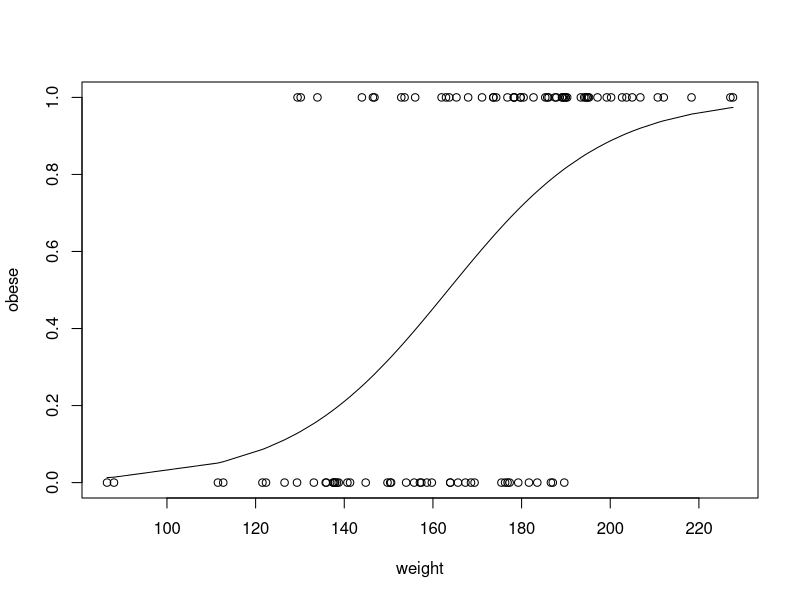
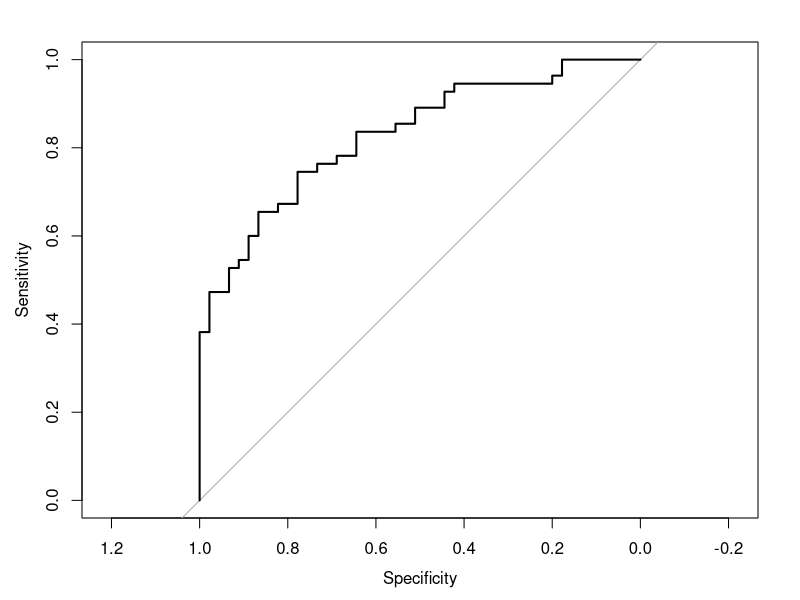
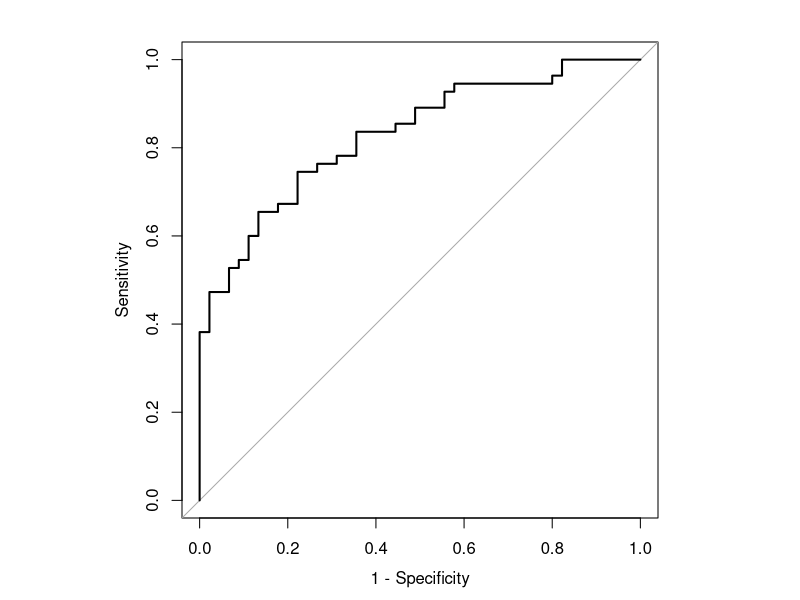
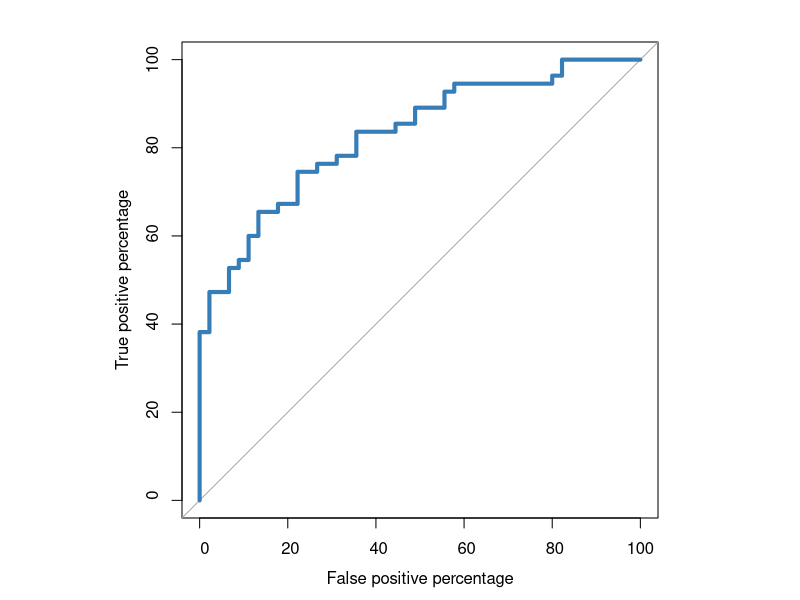
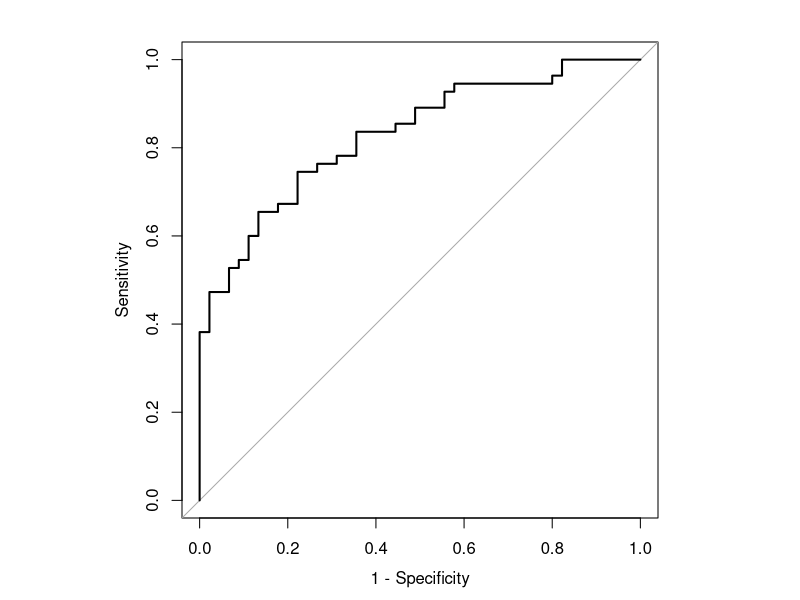
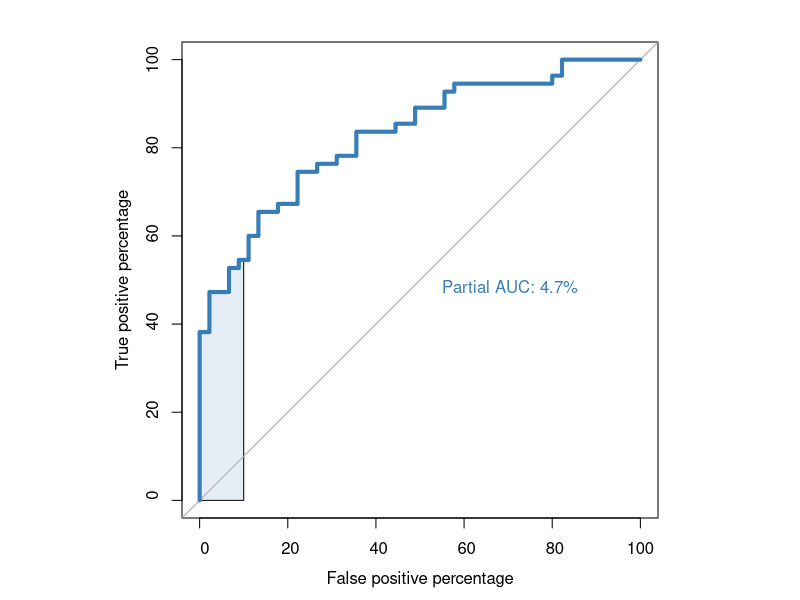
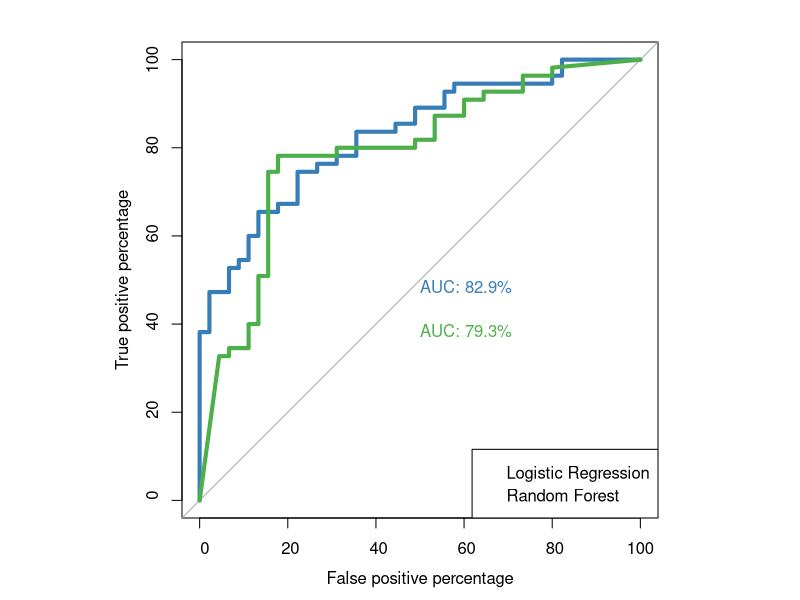

Write the R code that produced these figures, in order.
library(pROC)
library(randomForest)
set.seed(420)

n <- 100
weight <- sort(rnorm(n=n, mean=172, sd=29))
obese <- ifelse(test= (runif(n) < (rank(weight)/100)), 1, 0)
plot(x=weight, y=obese)                

logistic <- glm(obese ~ weight, family="binomial")
lines(weight, logistic$fitted.values)

#Estimated probabilities that the samples are obese
roc(obese, logistic$fitted.values, plot=TRUE)

par(pty="s")
roc(obese, logistic$fitted.values, plot=TRUE, legacy.axes=TRUE)
roc(obese, logistic$fitted.values, plot=TRUE, legacy.axes=TRUE, percent=TRUE,
    xlab="False positive percentage", ylab="True positive percentage", col="#377eb8",
    lwd=4)
roc_info <- roc(obese, logistic$fitted.values, plot=TRUE, legacy.axes=TRUE)
roc_df <- data.frame(
  tpp= roc_info$sensitivities*100,
  fpp=(1-roc_info$specificities)*100,
  thresholds= roc_info$thresholds
)

#Selecting the threshold
head(roc_df)
tail(roc_df)
roc_df[roc_df$tpp > 60 & roc_df$tpp < 80,]

roc(obese, logistic$fitted.values, plot=TRUE, legacy.axes=TRUE, percent=TRUE,
    xlab="False positive percentage", ylab="True positive percentage", col="#377eb8",
    lwd=4, print.auc=TRUE, print.auc.x=45, partial.auc=c(100, 90), auc.polygon=TRUE,
    auc.polygon.col="#377eb822")

#Comparing logit and randomF ROC curve
rf.model <- randomForest(factor(obese) ~ weight)

roc(obese, logistic$fitted.values, plot=TRUE, legacy.axes=TRUE, percent=TRUE,
    xlab="False positive percentage", ylab="True positive percentage", col="#377eb8",
    lwd=4, print.auc=TRUE)

plot.roc(obese, rf.model$votes[,1], percent=TRUE, col="#4daf4a", lwd=4,
         print.auc=TRUE, add=TRUE, print.auc.y=40)

legend("bottomright", legend=c("Logistic Regression", "Random Forest"), 
       col=c("#377eb8", "#4daf4a", lwd=4))
par(pty="m")
 